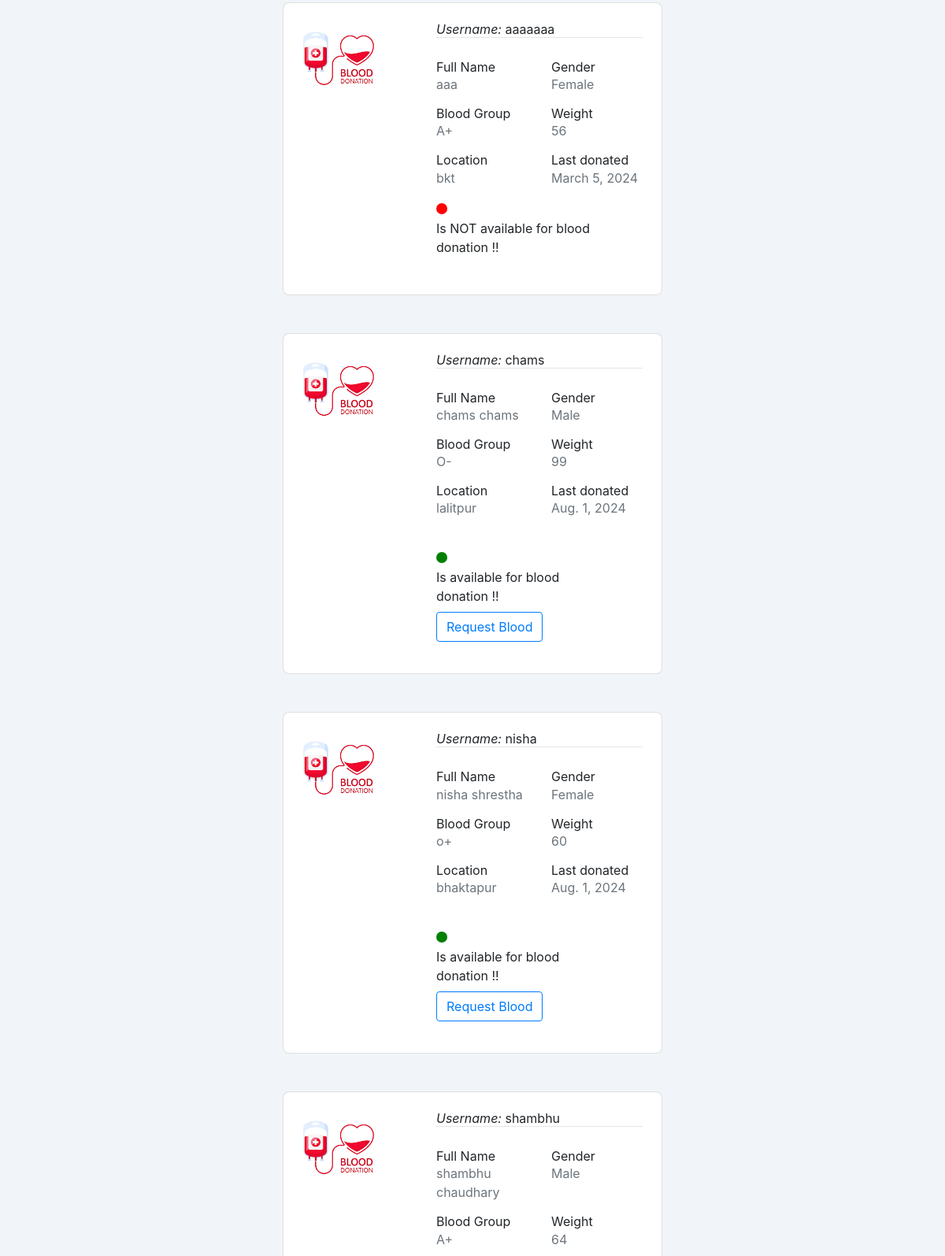
Page /donor (signed in, middle part) on the earlier database version.
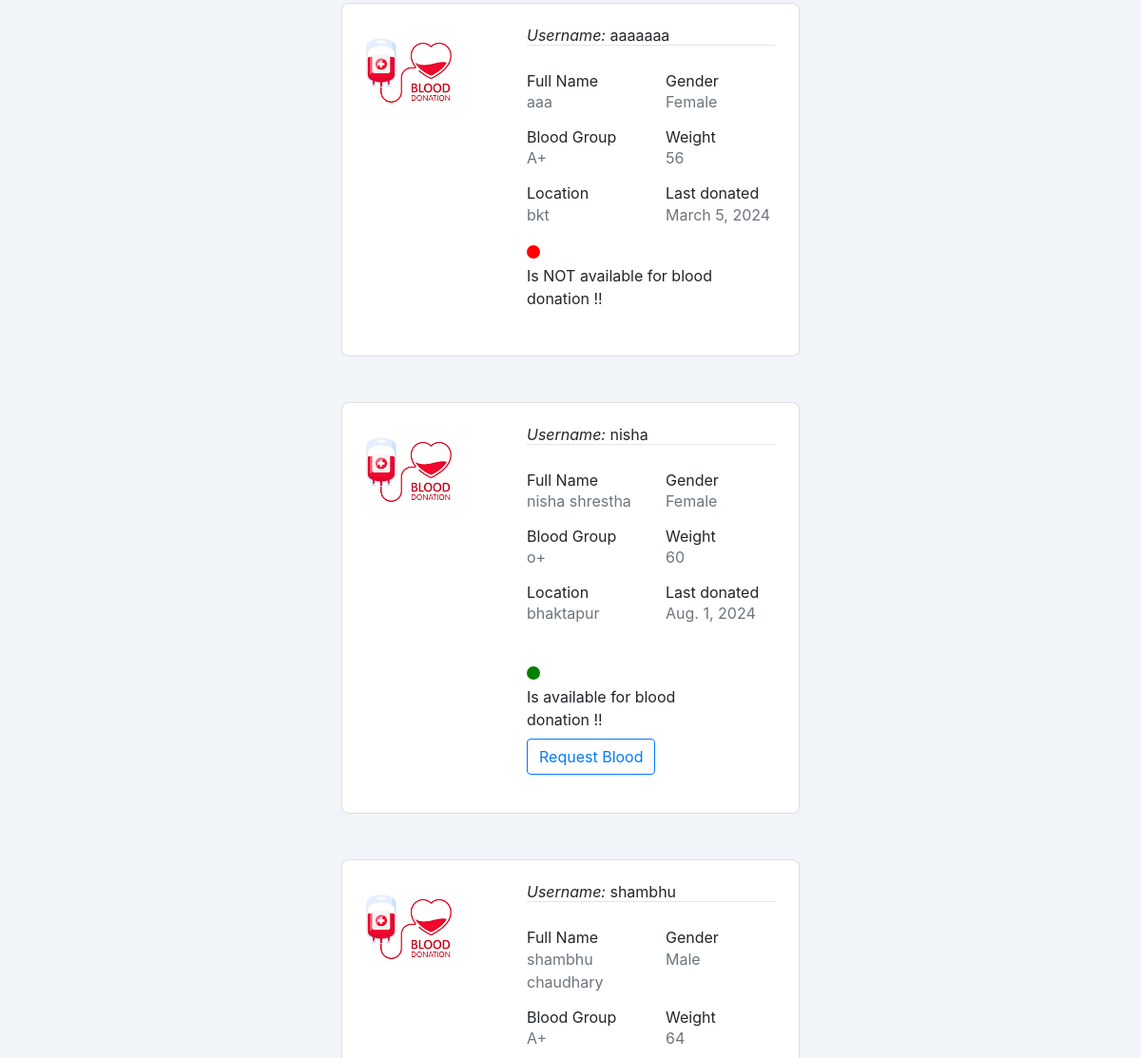
Same page on the later database version.
### profile_/models.py (models this page shows, shortened)
class SignUp(models.Model):
    user = models.OneToOneField(User, on_delete = models.CASCADE)
    full_name = models.CharField(max_length = 120, null=False, blank=False )
    email = models.EmailField( null=False, blank=False)
    phone = models.IntegerField(null=True)
    gender = models.CharField(max_length=6, choices= GenderChoices , default='Male')
    profile_photo = models.ImageField(upload_to = 'images/')
    location = models.CharField(max_length=40)
    blood_group = models.CharField(choices=Blood_Group_Choices,max_length=3)
    weight = models.IntegerField( null=True, blank=False)
    ready_to_donate = models.CharField(choices=R_CHOICES ,null=True, max_length=4, default='yes')
    last_donation = models.DateField(null=True)

### profile_/views.py (the view)
# urls.py: path('donor', views.donors_profile, name='donor'),
@login_required
def donors_profile(request):
    username = request.user.username
    donor = SignUp.objects.all()
    return render(request, "profile/donor.html", {'donor': donor, 'username': username})

### profile_/templates/profile/donor.html (shortened to what this page needs)
{% extends 'profile/base.html' %}
{% block body %}
{% for donor in donor  %}
<section class="vh-40" style="background-color: rgb(241 245 249);">
  <div class="container py-3 h-15">
    <div class="row d-flex justify-content-center align-items-center h-100">
      <div class="col col-lg-6 mb-4 mb-lg-0">
        <div class="card mb-3" style="border-radius: .5rem;">
          <div class="row g-0">
            <div class="col-md-4 gradient-custom text-center text-white"
              style="border-top-left-radius: .5rem; border-bottom-left-radius: .5rem;">
              <img src={{ donor.profile_photo.url }}
                alt="" class="img-fluid my-4" style="width: 300px;" />
                <p><strong>{{donor.full_name}}</strong></p>
            </div>
            <div class="col-md-8">
              <div class="card-body p-4">
                <h6><i>Username:</i> {{donor.user}}</h6>
                <hr class="mt-0 mb-4">
                <div class="row pt-1">
                   <div class="col-6 mb-3">
                    <h6>Full Name</h6>
                    <p class="text-muted">{{donor.full_name}}</p>
                  </div>
                  <div class="col-6 mb-3">
                    <h6>Gender</h6>
                    <p class="text-muted">{{donor.gender}}</p>
                  </div>
                  <div class="col-6 mb-3">
                    <h6>Blood Group</h6>
                    <p class="text-muted">{{donor.blood_group}}</p>
                  </div>
                  <div class="col-6 mb-3">
                    <h6>Weight</h6>
                    <p class="text-muted">{{donor.weight}}</p>
                  </div>
                  <div class="col-6 mb-3">
                    <h6>Location</h6>
                    <p class="text-muted">{{donor.location}}</p>
                  </div>
                  <div class="col-6 mb-3">
                    <h6>Last donated</h6>
                    <p class="text-muted">{{donor.last_donation}}</p>
                  </div>
                  <div class="col-10 mb-3">
                      {% if donor.ready_to_donate == 'yes' %} <br>
                      <input type="radio" checked style="appearance: none; width: 14px; height: 14px; border-radius: 50%;  background-color: green; " >
                      <label for="yes">   Is available for blood donation  !! </label>
                      <a href="{% url 'requestblood' donor.id %}">
                        <button class="btn btn-outline-primary my-2 my-sm-0" type="submit">  Request Blood </button>
                      </a>
                       {% else %}
                      <input type="radio" checked style="appearance: none; width: 14px; height: 14px; border-radius: 50%;  background-color: red;">
                      <label for="no">   Is NOT available for blood donation  !! </label>
                       {% endif %}
                  </div>
                </div>
            </div>
          </div>
        </div>
      </div>
    </div>
  </div>
</section>
{% endfor %}
  {% endblock body %}

### profile_/templates/profile/base.html (shortened to what this page needs)
{% load static %}
<!DOCTYPE html>
<html lang="en">
  <head>
    <script src="https://cdn.tailwindcss.com"></script>
    <link rel="stylesheet" href="https://cdn.jsdelivr.net/npm/bootstrap@4.3.1/dist/css/bootstrap.min.css" />
    <link rel="stylesheet" href="https://stackpath.bootstrapcdn.com/bootstrap/4.5.2/css/bootstrap.min.css" />
    <link rel="stylesheet" href="https://stackpath.bootstrapcdn.com/bootstrap/4.5.2/css/bootstrap.min.css" />
    <link rel="stylesheet" href="https://cdnjs.cloudflare.com/ajax/libs/font-awesome/6.5.2/css/all.min.css" />
    <link rel="stylesheet" href="https://cdn.jsdelivr.net/npm/bootstrap@4.0.0/dist/css/bootstrap.min.css" />
  </head>
  <body class="">
    {% block body %}
    {% endblock %}
  </body>
</html>

Differences in the rows shown:
removed SignUp: profile_photo (picture), user "chams", full_name "chams chams", gender "Male", blood_group "O-", weight "99", location "lalitpur", last_donation "Aug. 1, 2024"
